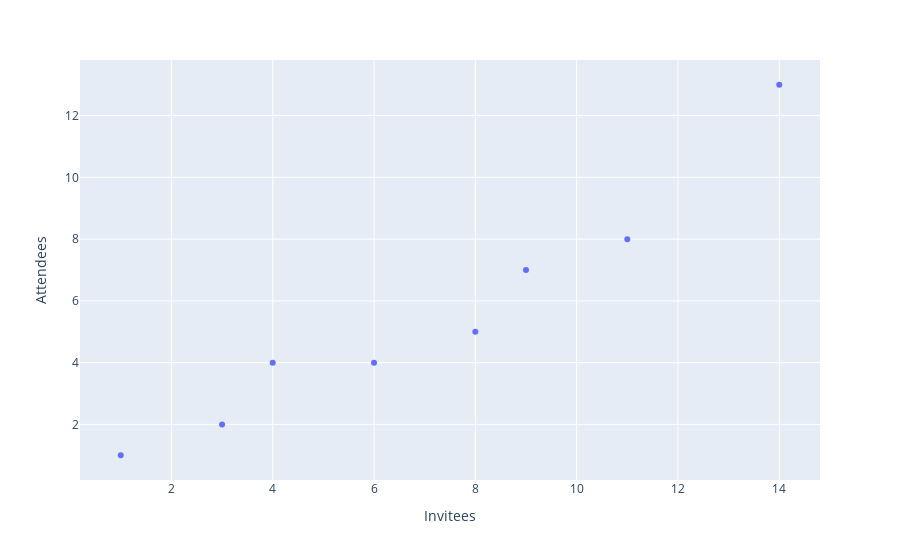

Notebook source saved alongside this figure:
### Code cell
fig = px.scatter(party_data, x = 'Invitees', y= 'Attendees')
fig.show()

### Figure 1 — Plotly figure (JSON) as saved in the notebook; plotly's stock layout.template omitted (floating-point values rounded to 4 significant figures)
{"data": [{"hovertemplate": "Invitees=%{x}<br>Attendees=%{y}<extra></extra>", "legendgroup": "", "marker": {"color": "#636efa", "symbol": "circle"}, "mode": "markers", "name": "", "orientation": "v", "showlegend": false, "type": "scatter", "x": [1, 3, 4, 6, 8, 9, 11, 14], "xaxis": "x", "y": [1, 2, 4, 4, 5, 7, 8, 13], "yaxis": "y"}], "layout": {"autosize": true, "legend": {"tracegroupgap": 0}, "margin": {"t": 60}, "xaxis": {"anchor": "y", "autorange": true, "domain": [0, 1], "range": [0.2132, 14.79], "title": {"text": "Invitees"}, "type": "linear"}, "yaxis": {"anchor": "x", "autorange": true, "domain": [0, 1], "range": [0.07087, 13.93], "title": {"text": "Attendees"}, "type": "linear"}}}
